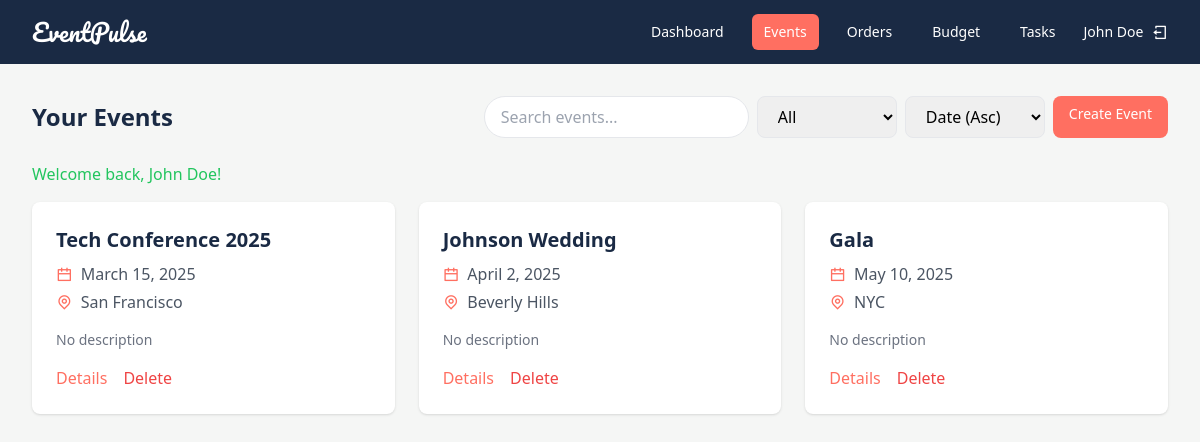
The app's page /events.php (signed in) with its own data.
### tables this page shows
CREATE TABLE events (
    event_id INT AUTO_INCREMENT PRIMARY KEY,
    user_id INT NOT NULL,
    title VARCHAR(255) NOT NULL,
    event_date DATE NOT NULL,
    location VARCHAR(255),
    description TEXT,
    created_at TIMESTAMP DEFAULT CURRENT_TIMESTAMP,
    FOREIGN KEY (user_id) REFERENCES users(user_id) ON DELETE CASCADE
);

### events.php (the view, shortened to what this page needs)
<?php
require_once 'config.php';
$user_id = $_SESSION['user_id'];
$full_name = $_SESSION['full_name'];
$search = isset($_GET['search']) ? mysqli_real_escape_string($conn, $_GET['search']) : '';
$sort = isset($_GET['sort']) ? $_GET['sort'] : 'event_date_asc';
$filter_status = isset($_GET['filter_status']) ? $_GET['filter_status'] : 'all';
$query = "SELECT event_id, title, event_date, location, description FROM events WHERE user_id = '$user_id'";
switch ($sort) {
    default: $query .= " ORDER BY event_date ASC"; break;
}
$result = mysqli_query($conn, $query);
$events = [];
while ($row = mysqli_fetch_assoc($result)) {
    $events[] = $row;
}
?>
<!DOCTYPE html>
<html lang="en">
<head>
    <link href="https://cdn.jsdelivr.net/npm/remixicon@4.5.0/fonts/remixicon.css" rel="stylesheet">
    <script src="https://cdn.tailwindcss.com"></script>
</head>
<body class="bg-[#F5F6F5] min-h-screen">
    <nav class="bg-primary text-white fixed top-0 w-full z-50">
        <div class="max-w-7xl mx-auto px-4 sm:px-6 lg:px-8">
            <div class="flex flex-col sm:flex-row items-center justify-between h-auto py-4 sm:h-16">
                <div class="flex items-center w-full sm:w-auto">
                    <span class="text-2xl font-['Pacifico']">EventPulse</span>
                </div>
                <div class="sm:flex flex-col sm:flex-row items-center sm:space-x-4 w-full sm:w-auto mt-2 sm:mt-0 hidden" id="nav-menu">
                    <div class="flex flex-col sm:flex-row items-baseline space-y-2 sm:space-y-0 sm:space-x-4 w-full sm:w-auto">
                        <a href="dashboard.php" class="px-3 py-2 rounded-md text-sm font-medium hover:bg-secondary/20">Dashboard</a>
                        <a href="events.php" class="px-3 py-2 rounded-md text-sm font-medium bg-secondary">Events</a>
                        <a href="orders.php" class="px-3 py-2 rounded-md text-sm font-medium hover:bg-secondary/20">Orders</a>
                        <a href="budget.php" class="px-3 py-2 rounded-md text-sm font-medium hover:bg-secondary/20">Budget</a>
                        <a href="tasks.php" class="px-3 py-2 rounded-md text-sm font-medium hover:bg-secondary/20">Tasks</a>
                    </div>
                    <div class="flex items-center mt-2 sm:mt-0">
                        <span class="text-sm"><?php echo htmlspecialchars($full_name); ?></span>
                        <a href="?logout=true" class="ml-2 text-white hover:text-[#F8DDA4]"><i class="ri-logout-box-line"></i></a>
                    </div>
                </div>
            </div>
        </div>
    </nav>
    <main class="max-w-7xl mx-auto px-4 sm:px-6 lg:px-8 pt-24 pb-8">
        <div class="flex flex-col sm:flex-row justify-between items-start sm:items-center mb-6">
            <h1 class="text-2xl font-bold text-primary">Your Events</h1>
            <div class="flex flex-col sm:flex-row space-y-2 sm:space-y-0 sm:space-x-2 mt-2 sm:mt-0">
                <form method="GET" action="" class="flex flex-col sm:flex-row space-y-2 sm:space-y-0 sm:space-x-2">
                    <input type="text" name="search" value="<?php echo htmlspecialchars($search); ?>" placeholder="Search events..." class="px-4 py-2 rounded-full border focus:outline-none focus:ring-2 focus:ring-secondary">
                    <select name="filter_status" onchange="this.form.submit()" class="px-4 py-2 border rounded-button">
                        <option value="all" <?php echo $filter_status == 'all' ? 'selected' : ''; ?>>All</option>
                    </select>
                    <select name="sort" onchange="this.form.submit()" class="px-4 py-2 border rounded-button">
                        <option value="event_date_asc" <?php echo $sort == 'event_date_asc' ? 'selected' : ''; ?>>Date (Asc)</option>
                    </select>
                </form>
                <a href="create_event.php" class="px-4 py-2 text-sm font-medium text-white bg-secondary rounded-button">Create Event</a>
            </div>
        </div>
        <?php if (isset($_SESSION['success'])): ?>
            <p class="text-green-500 mb-4"><?php echo $_SESSION['success']; unset($_SESSION['success']); ?></p>
        <?php endif; ?>
        <div class="grid grid-cols-1 sm:grid-cols-2 lg:grid-cols-3 gap-6">
            <?php if (empty($events)): ?>
                <p class="text-gray-500 col-span-full text-center py-4">No events found.</p>
            <?php else: ?>
                <?php foreach ($events as $event): ?>
                    <div class="event-card bg-white p-6 rounded-lg shadow transition-all duration-300">
                        <h2 class="text-xl font-bold text-primary mb-2"><?php echo htmlspecialchars($event['title']); ?></h2>
                        <p class="text-gray-600 mb-1"><i class="ri-calendar-line text-secondary mr-2"></i><?php echo date('F j, Y', strtotime($event['event_date'])); ?></p>
                        <p class="text-gray-600 mb-4"><i class="ri-map-pin-line text-secondary mr-2"></i><?php echo htmlspecialchars($event['location'] ?: 'No location'); ?></p>
                        <p class="text-gray-500 text-sm mb-4"><?php echo htmlspecialchars(substr($event['description'] ?: 'No description', 0, 100)) . (strlen($event['description'] ?: '') > 100 ? '...' : ''); ?></p>
                        <div class="flex space-x-4">
                            <a href="event_details.php?id=<?php echo $event['event_id']; ?>" class="text-secondary hover:underline">Details</a>
                            <a href="events.php?delete=<?php echo $event['event_id']; ?>" class="text-red-500 hover:underline" onclick="return confirm('Are you sure?')">Delete</a>
                        </div>
                    </div>
                <?php endforeach; ?>
            <?php endif; ?>
        </div>
    </main>
</body>
</html>

### records on screen
events: title "Tech Conference 2025", event_date "March 15, 2025", location "San Francisco", description "No description"
events: title "Johnson Wedding", event_date "April 2, 2025", location "Beverly Hills", description "No description"
events: title "Gala", event_date "May 10, 2025", location "NYC", description "No description"

### other values on screen
$full_name "John Doe"
$_SESSION['success'] "Welcome back, John Doe!"
